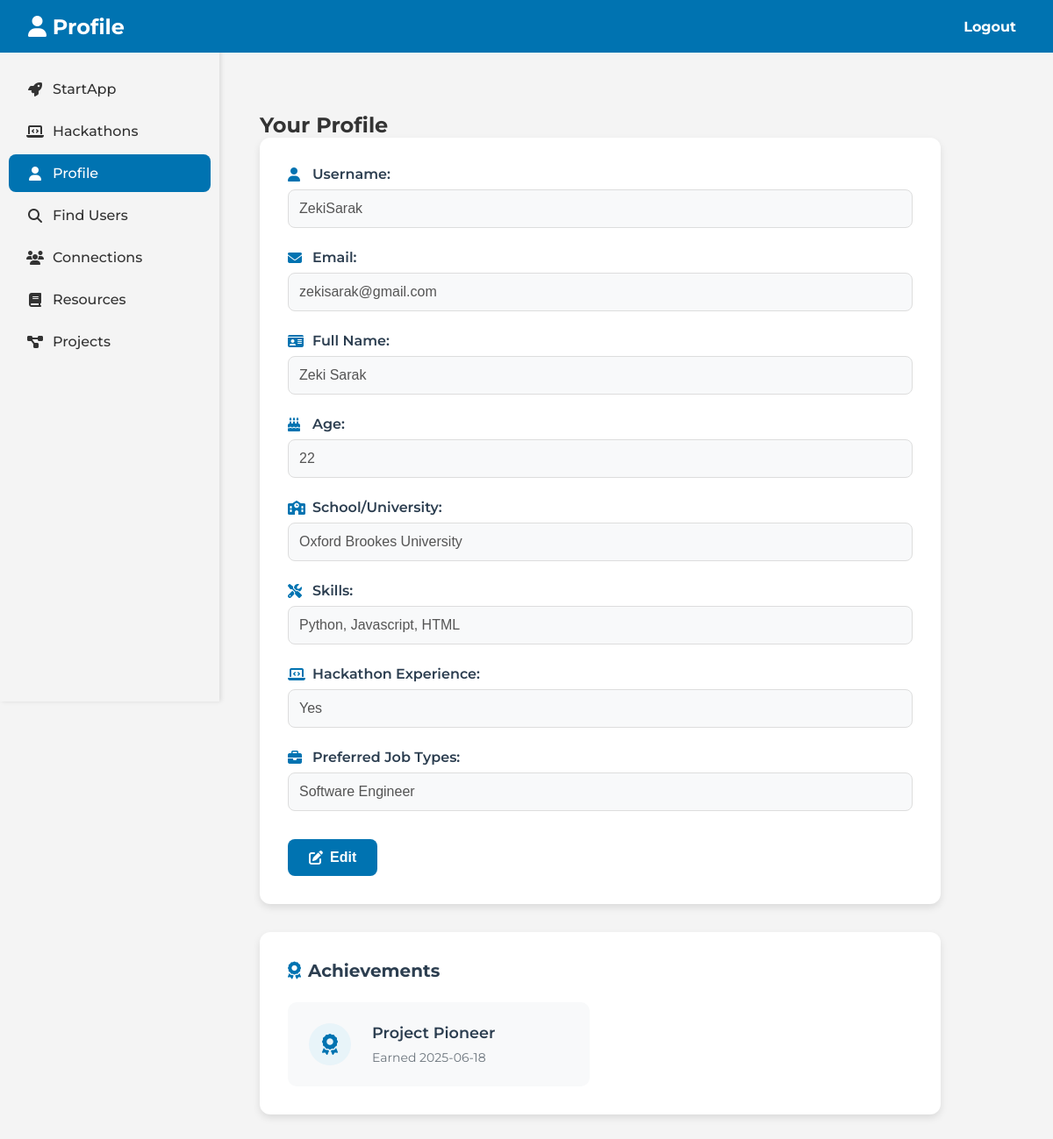
Page /profile (signed in) on the committed database.
### tables this page shows
CREATE TABLE `users` (`id` INTEGER PRIMARY KEY AUTOINCREMENT, `username` TEXT UNIQUE NOT NULL, `email` TEXT UNIQUE NOT NULL, `password` TEXT NOT NULL, role TEXT DEFAULT 'user');

CREATE TABLE user_profiles (
    id INTEGER PRIMARY KEY AUTOINCREMENT,
    username TEXT UNIQUE,
    name TEXT,
    age INTEGER,
    school TEXT,
    skills TEXT,
    hackathon TEXT, preferred_jobs TEXT,
    FOREIGN KEY (username) REFERENCES users(username) ON DELETE CASCADE
);

CREATE TABLE badges (id INTEGER PRIMARY KEY AUTOINCREMENT, username TEXT NOT NULL, badge_type TEXT NOT NULL, badge_name TEXT NOT NULL, awarded_at TIMESTAMP DEFAULT CURRENT_TIMESTAMP);

### app.py (the view)
@app.route('/profile')
@app.route('/profile/<username>')
def profile(username=None):
    if 'username' not in session:
        return redirect(url_for('home'))
    if username is None:
        username = session['username']
    user_details = query_db("""
        SELECT u.username, u.email, u.role,
               up.name, up.age, up.school, up.skills, up.hackathon,
               up.preferred_jobs
        FROM users u
        LEFT JOIN user_profiles up ON u.username = up.username
        WHERE u.username = ?
    """, [username], one=True)
    if not user_details:
        flash('User not found!', 'error')
        return redirect(url_for('home'))
    check_and_award_badges(username)
    badges = query_db("""
        SELECT badge_type, badge_name,
               strftime('%Y-%m-%d', awarded_at) as awarded_at
        FROM badges
        WHERE username = ?
        ORDER BY awarded_at DESC
    """, [username])
    return render_template('profile.html',
                         user_details=user_details,
                         badges=badges,
                         is_own_profile=session['username'] == username)

### app.py (called while the page is built, shortened)
def get_db():
    if 'db' not in g:
        g.db = sqlite3.connect(
            'database.sqlite',
            detect_types=sqlite3.PARSE_DECLTYPES
        )
        g.db.row_factory = sqlite3.Row
    return g.db

def query_db(query, args=(), one=False):
     cur = get_db().execute(query, args)
     rv = cur.fetchall()
     cur.close()
     return (rv[0] if rv else None) if one else rv

def award_badge(username, badge_type):
    db = get_db()
    existing_badge = query_db("""
        SELECT id FROM badges
        WHERE username = ? AND badge_type = ?
    """, [username, badge_type], one=True)

### templates/profile.html (shortened to what this page needs)
<!DOCTYPE html>
<html lang="en">
<head>
    <link rel="stylesheet" href="{{ url_for('static', filename='css/profile.css') }}">
</head>
<body>
    <header>
        <div class="navbar">
            <h1><i class="fas fa-user"></i> Profile</h1>
            <nav>
                <ul>
                    <li><a href="/logout">Logout</a></li>
                </ul>
            </nav>
        </div>
    </header>
    <div class="container">
        <aside class="sidebar">
            <ul>
                <li><a href="/"><i class="fas fa-rocket"></i> StartApp</a></li>
                <li><a href="/hack"><i class="fas fa-laptop-code"></i> Hackathons</a></li>
                <li><a href="/profile" class="active"><i class="fas fa-user"></i> Profile</a></li>
                <li><a href="/search_users"><i class="fas fa-search"></i> Find Users</a></li>
                <li>
                    <a href="/connections">
                        <i class="fas fa-users"></i> Connections
                    </a>
                </li>
                <li><a href="/resources"><i class="fas fa-book"></i> Resources</a></li>
                <li><a href="/projects"><i class="fas fa-project-diagram"></i> Projects</a></li>
            </ul>
        </aside>
        <main class="main-content">
            <div class="profile-header">
            <h2>Your Profile</h2>
            </div>
            <form id="profileForm" method="POST" autocomplete="off">
                <div class="form-group">
                    <label for="username"><i class="fas fa-user"></i> Username:</label>
                    <input type="text" id="username" name="username" value="{{ user_details.username }}" disabled>
                </div>
                <div class="form-group">
                    <label for="email"><i class="fas fa-envelope"></i> Email:</label>
                    <input type="email" id="email" name="email" value="{{ user_details.email }}" disabled>
                </div>
                <div class="form-group">
                    <label for="name"><i class="fas fa-id-card"></i> Full Name:</label>
                    <input type="text" id="name" name="name" value="{{ user_details.name or 'None' }}" disabled>
                </div>
                <div class="form-group">
                    <label for="age"><i class="fas fa-birthday-cake"></i> Age:</label>
                    <input type="number" id="age" name="age" value="{{ user_details.age or 'None' }}" disabled>
                </div>
                <div class="form-group">
                    <label for="school"><i class="fas fa-school"></i> School/University:</label>
                    <input type="text" id="school" name="school" value="{{ user_details.school or 'None' }}" disabled>
                </div>
                <div class="form-group">
                    <label for="skills"><i class="fas fa-tools"></i> Skills:</label>
                    <input type="text" id="skills" name="skills" value="{{ user_details.skills or 'None' }}" disabled>
                </div>
                <div class="form-group">
                    <label for="hackathon"><i class="fas fa-laptop-code"></i> Hackathon Experience:</label>
                    <input type="text" id="hackathon" name="hackathon" value="{{ user_details.hackathon or 'None' }}" disabled>
                </div>
                <div class="form-group">
                    <label for="preferred_jobs"><i class="fas fa-briefcase"></i> Preferred Job Types:</label>
                    <input type="text" id="preferred_jobs" name="preferred_jobs" value="{{ user_details.preferred_jobs or 'None' }}" disabled>
                </div>
                {% if is_own_profile %}
                <div class="button-group">
                <button type="button" id="editButton" onclick="enableEdit()">
                    <i class="fas fa-edit"></i> Edit
                </button>
                </div>
                {% endif %}
            </form>
            <section class="badges-section">
                <h3><i class="fas fa-award"></i> Achievements</h3>
                <div class="badges-grid">
                    {% for badge in badges %}
                    <div class="badge-card">
                        <div class="badge-icon">
                            <i class="fas fa-award"></i>
                        </div>
                        <div class="badge-info">
                            <h4>{{ badge.badge_name }}</h4>
                            <span class="badge-date">Earned {{ badge.awarded_at }}</span>
                        </div>
                    </div>
                    {% else %}
                    <p class="no-badges">Start participating to earn badges!</p>
                    {% endfor %}
                </div>
            </section>
        </main>
    </div>
</body>
</html>

### static/css/profile.css (style rules this page uses)
* { margin: 0; padding: 0; box-sizing: border-box; }
body { font-family: "Montserrat", sans-serif; font-optical-sizing: auto; font-weight: 400; font-style: normal; background-color: #f4f4f4; color: #333; }
.navbar { display: flex; justify-content: space-between; align-items: center; background-color: #0073b1; color: white; padding: 1rem 2rem; position: fixed; top: 0; left: 0; width: 100%; z-index: 1000; height: 60px; }
.navbar h1 { font-size: 1.5rem; }
.navbar ul { list-style: none; display: flex; }
.navbar ul li { margin-left: 2rem; }
.navbar ul li a, .navbar ul li button { font-family: "Montserrat", sans-serif; font-optical-sizing: auto; font-weight: 700; font-style: normal; padding: 10px; background-color: #0073b1; color: white; border: none; cursor: pointer; text-decoration: none; }
.sidebar { width: 250px; background-color: #f4f4f4; height: 100vh; position: fixed; left: 0; top: 0; z-index: 999; box-shadow: 2px 0px 5px rgba(0, 0, 0, 0.1); padding-top: 80px; }
.sidebar ul { list-style: none; padding: 0; margin: 0; }
.sidebar ul li { margin-bottom: 5px; }
.sidebar ul li a { position: relative; display: flex; align-items: center; color: #333; text-decoration: none; padding: 12px 20px; transition: all 0.3s ease; font-weight: 500; border-radius: 8px; margin: 0 10px; }
.sidebar ul li a i { margin-right: 10px; width: 20px; text-align: center; }
.sidebar ul li a.active { background-color: #0073b1; color: white; }
.container { display: flex; margin-top: 6rem; }
.main-content { margin-left: 22%; width: 70%; padding: 2rem; }
#profileForm { background-color: white; padding: 2rem; border-radius: 12px; box-shadow: 0 4px 8px rgba(0, 0, 0, 0.1); margin-bottom: 2rem; }
.form-group { margin-bottom: 1.5rem; }
.form-group label { display: flex; align-items: center; gap: 0.5rem; font-weight: 600; color: #2c3e50; margin-bottom: 0.5rem; }
.form-group label i { color: #0073b1; width: 1.25rem; }
.form-group input, .form-group textarea { width: 100%; padding: 0.75rem; border: 1px solid #ddd; border-radius: 8px; font-size: 1rem; transition: all 0.3s ease; background-color: #fff; }
.form-group input:disabled, .form-group textarea:disabled { background-color: #f8f9fa; cursor: not-allowed; }
.button-group { display: flex; gap: 1rem; margin-top: 2rem; }
#editButton, #saveButton, #cancelButton { padding: 0.75rem 1.5rem; border: none; border-radius: 8px; font-size: 1rem; font-weight: 600; cursor: pointer; display: inline-flex; align-items: center; gap: 0.5rem; transition: all 0.3s ease; }
#editButton { background-color: #0073b1; color: white; }
.badges-section { background-color: white; padding: 2rem; border-radius: 12px; box-shadow: 0 4px 8px rgba(0, 0, 0, 0.1); }
.badges-section h3 { color: #2c3e50; margin-bottom: 1.5rem; display: flex; align-items: center; gap: 0.5rem; font-size: 1.25rem; }
.badges-section h3 i { color: #0073b1; }
.badges-grid { display: grid; grid-template-columns: repeat(auto-fill, minmax(250px, 1fr)); gap: 1.5rem; }
.badge-card { background-color: #f8f9fa; border-radius: 10px; padding: 1.5rem; display: flex; align-items: center; gap: 1.5rem; transition: all 0.3s ease; }
.badge-icon { width: 48px; height: 48px; background-color: #e8f4f9; border-radius: 50%; display: flex; align-items: center; justify-content: center; flex-shrink: 0; }
.badge-icon i { font-size: 24px; color: #0073b1; }
.badge-info { flex: 1; }
.badge-info h4 { color: #2c3e50; margin: 0 0 0.5rem 0; font-size: 1.1rem; font-weight: 600; }
.badge-date { color: #6c757d; font-size: 0.875rem; }

### rows in the picture
users: username "ZekiSarak", email "zekisarak@gmail.com"
user_profiles: name "Zeki Sarak", age "22", school "Oxford Brookes University", skills "Python, Javascript, HTML", hackathon "Yes", preferred_jobs "Software Engineer"
badges: badge_name "Project Pioneer", awarded_at "2025-06-18"
